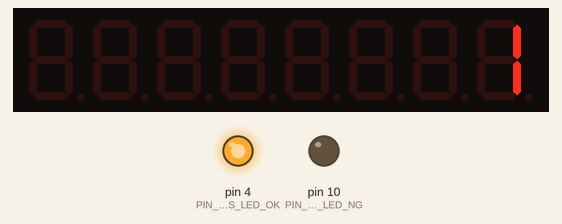
The sketch below on a simulated Arduino Uno, built with avr-gcc and run on an emulated ATmega328P. Parts: 8-digit seven-segment display, output pins drawn as LEDs (lit = HIGH).

Above: at 0.1 s.
At 3.6 s:
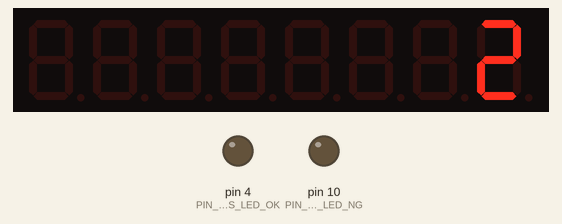
At 7.1 s:
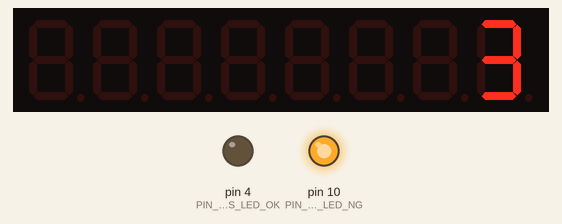
Timing chart, 0 to 128.5 s (numbered marks = the images above):
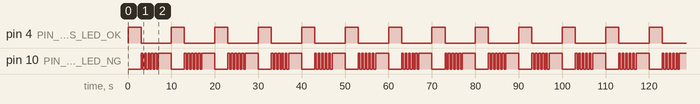

The sketch:

step3_leds.ino
```cpp
/*
 * step3_leds.ino — ステップ3：GPS状態LED（緑・赤）の確認
 *
 * goal_timer.ino で使う3つの状態を、順番にくり返し表示する。
 *   1) 受信良好            ：緑 点灯／赤 消灯（3秒）
 *   2) 探索中（未同期）    ：緑 消灯／赤 点滅（4秒）
 *   3) 同期済みだが受信不良：緑 消灯／赤 点灯（3秒）
 * いまどの状態かが分かるよう、1台目の表示器の右端に状態の番号（1〜3）を出す。
 *
 * 配線：D4 → 抵抗(220〜330Ω) → 緑LEDの足の長い方 → 足の短い方 → GND
 *       D10 → 抵抗(220〜330Ω) → 赤LEDの足の長い方 → 足の短い方 → GND
 *       表示器3台は step2 のまま。
 *
 * 合格条件：番号1〜3のそれぞれで、上の表のとおりに光る。
 */

#include <LedControl.h>

const uint8_t PIN_GPS_LED_OK = 4;  // 緑
const uint8_t PIN_GPS_LED_NG = 10; // 赤
const uint8_t PIN_DISP_DIN   = 7;
const uint8_t PIN_DISP_CLK   = 8;
const uint8_t PIN_DISP_CS    = 9;
const uint8_t DISP_COUNT     = 3;
const uint8_t DISP_BRIGHT    = 8;

LedControl lc(PIN_DISP_DIN, PIN_DISP_CLK, PIN_DISP_CS, DISP_COUNT);

void showState(uint8_t n) {
  lc.setDigit(0, 0, n, false);
}

void setup() {
  pinMode(PIN_GPS_LED_OK, OUTPUT);
  pinMode(PIN_GPS_LED_NG, OUTPUT);
  for (uint8_t dev = 0; dev < DISP_COUNT; dev++) {
    lc.shutdown(dev, false);
    lc.setIntensity(dev, DISP_BRIGHT);
    lc.clearDisplay(dev);
  }
}

void loop() {
  // 1) 受信良好
  showState(1);
  digitalWrite(PIN_GPS_LED_OK, HIGH);
  digitalWrite(PIN_GPS_LED_NG, LOW);
  delay(3000);

  // 2) 探索中（赤点滅。goal_timer.ino と同じ400ms周期）
  showState(2);
  digitalWrite(PIN_GPS_LED_OK, LOW);
  for (uint8_t i = 0; i < 10; i++) {
    digitalWrite(PIN_GPS_LED_NG, (i % 2 == 0) ? HIGH : LOW);
    delay(400);
  }

  // 3) 同期済みだが受信不良
  showState(3);
  digitalWrite(PIN_GPS_LED_NG, HIGH);
  delay(3000);
}
```

Measured:
- by itself, pin 4 (PIN_GPS_LED_OK): alternates HIGH for 3.0 s and LOW for 7.0 s
- by itself, pin 10 (PIN_GPS_LED_NG): repeats every 10.0 s: 4 × (LOW 0.40 s, HIGH 0.40 s), LOW 0.40 s, HIGH 3.0 s, LOW 3.0 s, HIGH 0.40 s
- by itself, everything shown: repeats every 10.0 s, in 12 steps
